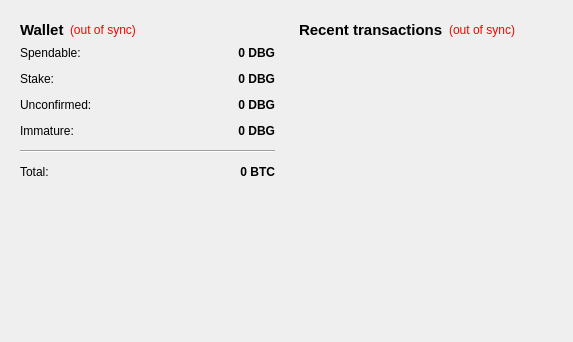
<?xml version="1.0" encoding="UTF-8"?>
<ui version="4.0">
 <class>OverviewPage</class>
 <widget class="QWidget" name="OverviewPage">
  <property name="geometry">
   <rect>
    <x>0</x>
    <y>0</y>
    <width>573</width>
    <height>342</height>
   </rect>
  </property>
  <property name="windowTitle">
   <string>Form</string>
  </property>
  <layout class="QHBoxLayout" name="horizontalLayout" stretch="1,1">
   <item>
    <layout class="QVBoxLayout" name="verticalLayout_2">
     <item>
      <widget class="QWidget" name="widget" native="true">
       <layout class="QVBoxLayout" name="verticalLayout_4">
        <item>
         <layout class="QHBoxLayout" name="horizontalLayout_4">
          <item>
           <widget class="QLabel" name="label_5">
            <property name="font">
             <font>
              <pointsize>11</pointsize>
              <weight>75</weight>
              <bold>true</bold>
             </font>
            </property>
            <property name="text">
             <string>Wallet</string>
            </property>
           </widget>
          </item>
          <item>
           <widget class="QLabel" name="labelWalletStatus">
            <property name="toolTip">
             <string>The displayed information may be out of date. Your wallet automatically synchronizes with the DBGold network after a connection is established, but this process has not completed yet.</string>
            </property>
            <property name="styleSheet">
             <string notr="true">QLabel { color: red; }</string>
            </property>
            <property name="text">
             <string notr="true">(out of sync)</string>
            </property>
            <property name="alignment">
             <set>Qt::AlignLeading|Qt::AlignLeft|Qt::AlignVCenter</set>
            </property>
           </widget>
          </item>
          <item>
           <spacer name="horizontalSpacer_2">
            <property name="orientation">
             <enum>Qt::Horizontal</enum>
            </property>
            <property name="sizeHint" stdset="0">
             <size>
              <width>40</width>
              <height>20</height>
             </size>
            </property>
           </spacer>
          </item>
         </layout>
        </item>
        <item>
         <layout class="QFormLayout" name="formLayout_2">
          <property name="fieldGrowthPolicy">
           <enum>QFormLayout::AllNonFixedFieldsGrow</enum>
          </property>
          <property name="horizontalSpacing">
           <number>12</number>
          </property>
          <property name="verticalSpacing">
           <number>12</number>
          </property>
          <item row="0" column="0">
           <widget class="QLabel" name="label">
            <property name="text">
             <string>Spendable:</string>
            </property>
           </widget>
          </item>
          <item row="0" column="1">
           <widget class="QLabel" name="labelBalance">
            <property name="font">
             <font>
              <weight>75</weight>
              <bold>true</bold>
             </font>
            </property>
            <property name="cursor">
             <cursorShape>IBeamCursor</cursorShape>
            </property>
            <property name="toolTip">
             <string>Your current spendable balance</string>
            </property>
            <property name="text">
             <string notr="true">0 DBG</string>
            </property>
            <property name="alignment">
             <set>Qt::AlignRight|Qt::AlignTrailing|Qt::AlignVCenter</set>
            </property>
            <property name="textInteractionFlags">
             <set>Qt::LinksAccessibleByMouse|Qt::TextSelectableByKeyboard|Qt::TextSelectableByMouse</set>
            </property>
           </widget>
          </item>
          <item row="1" column="0">
           <widget class="QLabel" name="label_6">
            <property name="text">
             <string>Stake:</string>
            </property>
           </widget>
          </item>
          <item row="1" column="1">
           <widget class="QLabel" name="labelStake">
            <property name="font">
             <font>
              <weight>75</weight>
              <bold>true</bold>
             </font>
            </property>
            <property name="cursor">
             <cursorShape>IBeamCursor</cursorShape>
            </property>
            <property name="toolTip">
             <string>Total of coins that was staked, and do not yet count toward the current balance</string>
            </property>
            <property name="text">
             <string notr="true">0 DBG</string>
            </property>
            <property name="alignment">
             <set>Qt::AlignRight|Qt::AlignTrailing|Qt::AlignVCenter</set>
            </property>
            <property name="textInteractionFlags">
             <set>Qt::LinksAccessibleByMouse|Qt::TextSelectableByKeyboard|Qt::TextSelectableByMouse</set>
            </property>
           </widget>
          </item>
          <item row="2" column="0">
           <widget class="QLabel" name="label_3">
            <property name="text">
             <string>Unconfirmed:</string>
            </property>
           </widget>
          </item>
          <item row="2" column="1">
           <widget class="QLabel" name="labelUnconfirmed">
            <property name="font">
             <font>
              <weight>75</weight>
              <bold>true</bold>
             </font>
            </property>
            <property name="cursor">
             <cursorShape>IBeamCursor</cursorShape>
            </property>
            <property name="toolTip">
             <string>Total of transactions that have yet to be confirmed, and do not yet count toward the current balance</string>
            </property>
            <property name="text">
             <string notr="true">0 DBG</string>
            </property>
            <property name="alignment">
             <set>Qt::AlignRight|Qt::AlignTrailing|Qt::AlignVCenter</set>
            </property>
            <property name="textInteractionFlags">
             <set>Qt::LinksAccessibleByMouse|Qt::TextSelectableByKeyboard|Qt::TextSelectableByMouse</set>
            </property>
           </widget>
          </item>
          <item row="3" column="0">
           <widget class="QLabel" name="labelImmatureText">
            <property name="text">
             <string>Immature:</string>
            </property>
           </widget>
          </item>
          <item row="3" column="1">
           <widget class="QLabel" name="labelImmature">
            <property name="font">
             <font>
              <weight>75</weight>
              <bold>true</bold>
             </font>
            </property>
            <property name="toolTip">
             <string>Mined balance that has not yet matured</string>
            </property>
            <property name="text">
             <string notr="true">0 DBG</string>
            </property>
            <property name="alignment">
             <set>Qt::AlignRight|Qt::AlignTrailing|Qt::AlignVCenter</set>
            </property>
            <property name="textInteractionFlags">
             <set>Qt::LinksAccessibleByMouse|Qt::TextSelectableByKeyboard|Qt::TextSelectableByMouse</set>
            </property>
           </widget>
          </item>
          <item row="4" column="0" colspan="2">
           <widget class="Line" name="line">
            <property name="orientation">
             <enum>Qt::Horizontal</enum>
            </property>
           </widget>
          </item>
          <item row="5" column="0">
           <widget class="QLabel" name="labelTotalText">
            <property name="text">
             <string>Total:</string>
            </property>
           </widget>
          </item>
          <item row="5" column="1">
           <widget class="QLabel" name="labelTotal">
            <property name="font">
             <font>
              <weight>75</weight>
              <bold>true</bold>
             </font>
            </property>
            <property name="cursor">
             <cursorShape>IBeamCursor</cursorShape>
            </property>
            <property name="toolTip">
             <string>Your current total balance</string>
            </property>
            <property name="text">
             <string notr="true">0 BTC</string>
            </property>
            <property name="alignment">
             <set>Qt::AlignRight|Qt::AlignTrailing|Qt::AlignVCenter</set>
            </property>
            <property name="textInteractionFlags">
             <set>Qt::LinksAccessibleByMouse|Qt::TextSelectableByKeyboard|Qt::TextSelectableByMouse</set>
            </property>
           </widget>
          </item>
         </layout>
        </item>
       </layout>
      </widget>
     </item>
     <item>
      <spacer name="verticalSpacer">
       <property name="orientation">
        <enum>Qt::Vertical</enum>
       </property>
       <property name="sizeHint" stdset="0">
        <size>
         <width>20</width>
         <height>40</height>
        </size>
       </property>
      </spacer>
     </item>
    </layout>
   </item>
   <item>
    <layout class="QVBoxLayout" name="verticalLayout_3">
     <item>
      <widget class="QWidget" name="widget_2" native="true">
       <layout class="QVBoxLayout" name="verticalLayout">
        <item>
         <layout class="QHBoxLayout" name="horizontalLayout_2">
          <item>
           <widget class="QLabel" name="label_4">
            <property name="font">
             <font>
              <pointsize>11</pointsize>
              <weight>75</weight>
              <bold>true</bold>
             </font>
            </property>
            <property name="text">
             <string>&lt;b&gt;Recent transactions&lt;/b&gt;</string>
            </property>
           </widget>
          </item>
          <item>
           <widget class="QLabel" name="labelTransactionsStatus">
            <property name="toolTip">
             <string>The displayed information may be out of date. Your wallet automatically synchronizes with the DBGold network after a connection is established, but this process has not completed yet.</string>
            </property>
            <property name="styleSheet">
             <string notr="true">QLabel { color: red; }</string>
            </property>
            <property name="text">
             <string notr="true">(out of sync)</string>
            </property>
            <property name="alignment">
             <set>Qt::AlignRight|Qt::AlignTrailing|Qt::AlignVCenter</set>
            </property>
           </widget>
          </item>
          <item>
           <spacer name="horizontalSpacer">
            <property name="orientation">
             <enum>Qt::Horizontal</enum>
            </property>
            <property name="sizeHint" stdset="0">
             <size>
              <width>40</width>
              <height>20</height>
             </size>
            </property>
           </spacer>
          </item>
         </layout>
        </item>
        <item>
         <widget class="QListView" name="listTransactions">
          <property name="styleSheet">
           <string notr="true">QListView { background: transparent; }</string>
          </property>
          <property name="frameShape">
           <enum>QFrame::NoFrame</enum>
          </property>
          <property name="verticalScrollBarPolicy">
           <enum>Qt::ScrollBarAlwaysOff</enum>
          </property>
          <property name="horizontalScrollBarPolicy">
           <enum>Qt::ScrollBarAlwaysOff</enum>
          </property>
          <property name="selectionMode">
           <enum>QAbstractItemView::NoSelection</enum>
          </property>
         </widget>
        </item>
       </layout>
      </widget>
     </item>
    </layout>
   </item>
  </layout>
 </widget>
 <resources/>
 <connections/>
</ui>
